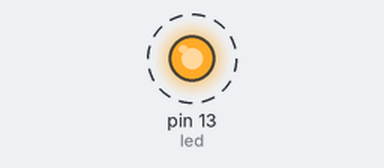
A sketch run on a simulated Arduino Uno, built with avr-gcc and run on an emulated ATmega328P. On the bench: output pins drawn as LEDs (lit = HIGH). Dashed ring = blinking.

Above: at 0.2 s.
Timing chart, 0 to 3.0 s (numbered marks = the images above):
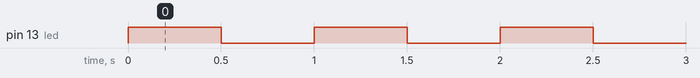

The sketch:

basic_blink.ino
```cpp
//the LED to turn on pin #
int led = 13;

//milliseconds between blinks
int timeBetween = 500;

//called once when booted
void setup() {
  //tell arduino how to use our pin
  pinMode(led, OUTPUT);
}

//this function is called continuosly when running
void loop() {
  digitalWrite(led, HIGH);   //turn it on
  delay(timeBetween);        //chill
  digitalWrite(led, LOW);    //turn it off
  delay(timeBetween);        //chill again
}
```

Measured:
- by itself, pin 13 (led): alternates HIGH for 0.50 s and LOW for 0.50 s
